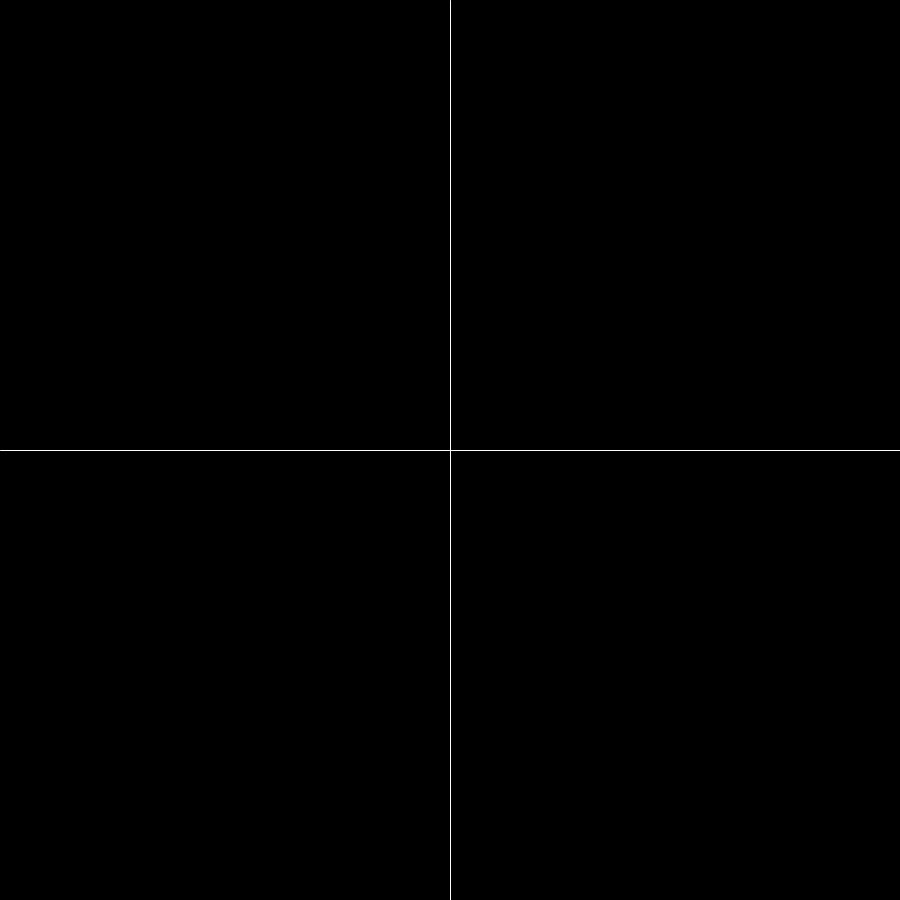
Frame 1 (no input)
Frame 60 (the mouse pressed at the canvas centre just before this capture): identical to frame 1, image omitted
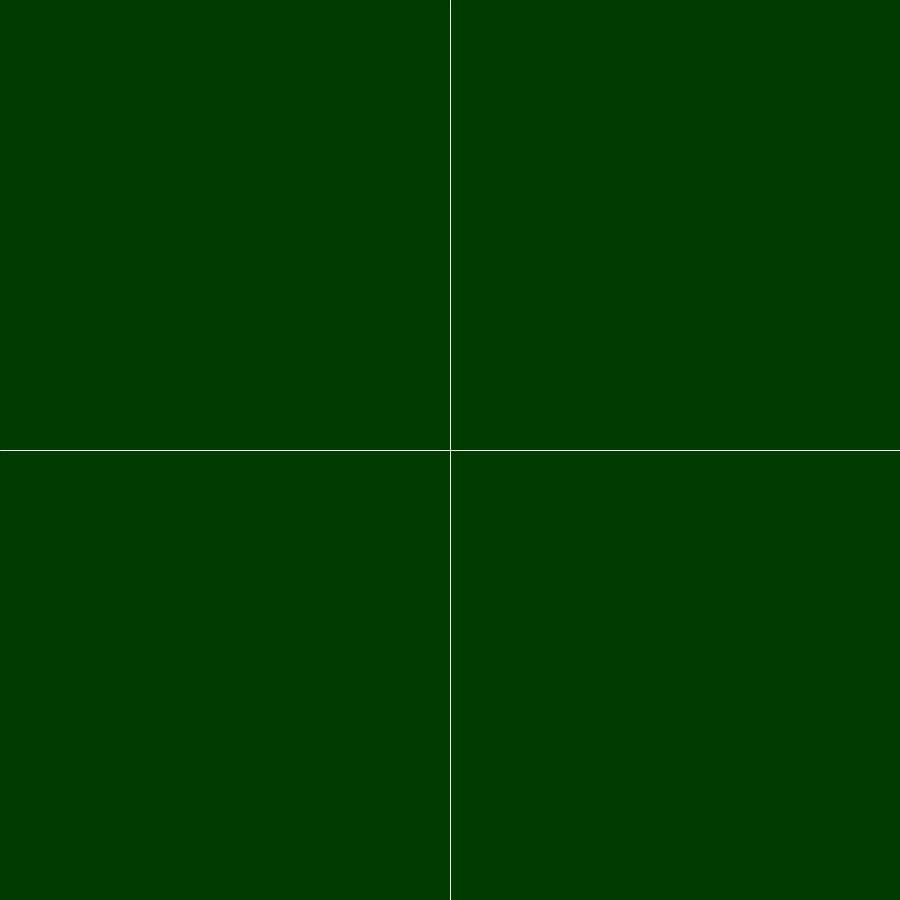
Frame 120 (the mouse held since frame 60 and released just before this capture)

The Processing sketch that drew these frames (run headless with seeded random() and noise(); from frame 60 on, the mouse is pressed at the canvas centre):

// Processing sketch: constrain_EXTENDED_withmousepresssed_
// ── constrain_EXTENDED_withmousepresssed_.pde
//Section 1
float r = 0;
float g = 0;
float b = 0;

void setup () {
  size (900,900);
}
//section 2
void draw(){
  background (r,g,b);
  stroke (255);
  line (width/2,0,width/2,height);
  line (0,height/2,width, height/2);
  
  //section 3
  if (mouseX > width/2) {
    r = r + 1;
  } else {
    r = r - 1;
  }
  //section 4
if (mouseY> height/2) {
  b = b + 1;
} else {
  b = b - 1;
}

//secton 5 
if (mousePressed) {
  g =g + 1;
} else {
  g = g - 1;
}
// section 6
r = constrain (r,0,255);
g = constrain (g,0,255);
b = constrain (b,0,255);
println("mouseX=", mouseX);
println("mouseY=", mouseY);
println("r=", r);
println("g=", g);
println("b=", b);

}
